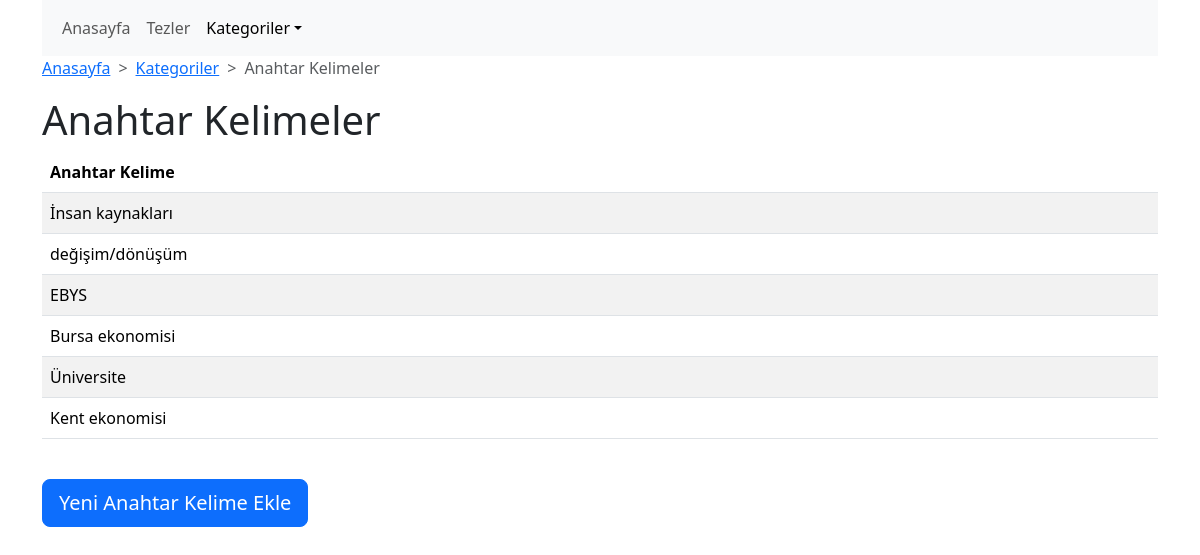
The page /thesis/etiketler.php on the database its author committed.
### tables this page shows
CREATE TABLE keyword (
  id int(11) unsigned NOT NULL AUTO_INCREMENT,
  keywordName varchar(100) DEFAULT NULL,
  PRIMARY KEY (id)
);

### thesis/etiketler.php (the view, shortened to what this page needs)
<?php
include("db/db.php");
$etiketler = $db->query("
SELECT k.keywordName FROM keyword k
")->fetchAll(5);
?>
<!doctype html>
<html lang="en">
<head>
    <link href="https://cdn.jsdelivr.net/npm/bootstrap@5.3.2/dist/css/bootstrap.min.css" rel="stylesheet">
    <link href="https://cdn.datatables.net/v/bs5/dt-1.13.8/datatables.min.css" rel="stylesheet">
    <link href="https://cdn.datatables.net/1.13.7/css/dataTables.bootstrap5.min.css" rel="stylesheet">
</head>
<body>
    <header class="container">
        <nav class="navbar navbar-expand-lg bg-body-tertiary">
            <div class="container-fluid">
                <ul class="navbar-nav">
                    <li class="nav-item">
                        <a class="nav-link" aria-current="page" href="./index.php">Anasayfa</a>
                    </li>
                    <li class="nav-item">
                        <a class="nav-link" href="./tezler.php">Tezler</a>
                    </li>
                    <li class="nav-item dropdown">
                        <a class="nav-link active dropdown-toggle" href="#" role="button" data-bs-toggle="dropdown">Kategoriler</a>
                    </li>
                </ul>
            </div>
        </nav>
    </header>
    <nav class="container" style="--bs-breadcrumb-divider: '>';" aria-label="breadcrumb">
        <ol class="breadcrumb">
            <li class="breadcrumb-item"><a href="./index.php">Anasayfa</a></li>
            <li class="breadcrumb-item"><a href="./tezler.php">Kategoriler</a></li>
            <li class="breadcrumb-item active" aria-current="page">Anahtar Kelimeler</li>
        </ol>
    </nav>
    <main class="container">
        <h1>Anahtar Kelimeler</h1>
        <table id="tbl_thesis" class="table table-striped" style="width:100%">
            <thead>
                <tr>
                    <th>Anahtar Kelime</th>
                </tr>
            </thead>
            <tbody>
                <?php foreach($etiketler as $e): ?>
                <tr>
                    <td><?php echo $e->keywordName ?></td>
                </tr>
                <?php endforeach; ?>
            </tbody>
        </table>
        <br>
        <p class="d-inline-flex gap-1">
            <a class="btn btn-primary btn-lg" data-bs-toggle="collapse" href="#collapseExample" role="button" aria-expanded="true" aria-controls="collapseExample">
            Yeni Anahtar Kelime Ekle
            </a>
        </p>
    </main>
</body>
</html>

### rows shown on the page
keyword: keywordName "İnsan kaynakları"
keyword: keywordName "değişim/dönüşüm"
keyword: keywordName "EBYS"
keyword: keywordName "Bursa ekonomisi"
keyword: keywordName "Üniversite"
keyword: keywordName "Kent ekonomisi"
